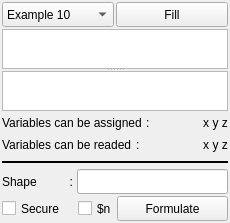
<?xml version="1.0" encoding="UTF-8"?>
<ui version="4.0">
	<class>WindowMain</class>
	<widget class="QMainWindow" name="WindowMain">
		<property name="geometry">
			<rect>
				<x>0</x>
				<y>0</y>
				<width>230</width>
				<height>223</height>
			</rect>
		</property>
		<property name="windowTitle">
			<string>Formula</string>
		</property>
		<property name="windowIcon">
			<iconset>
				<normaloff>../icons/ToolSeq.svg</normaloff>../icons/ToolSeq.svg
			</iconset>
		</property>
		<widget class="QWidget" name="Widget_00">
			<layout class="QVBoxLayout" name="verticalLayout">
				<property name="spacing">
					<number>2</number>
				</property>
				<property name="leftMargin">
					<number>2</number>
				</property>
				<property name="topMargin">
					<number>2</number>
				</property>
				<property name="rightMargin">
					<number>2</number>
				</property>
				<property name="bottomMargin">
					<number>2</number>
				</property>
				<item>
					<widget class="QWidget" name="Widget_01" native="true">
						<layout class="QHBoxLayout" name="horizontalLayout_4">
							<property name="spacing">
								<number>2</number>
							</property>
							<property name="leftMargin">
								<number>0</number>
							</property>
							<property name="topMargin">
								<number>0</number>
							</property>
							<property name="rightMargin">
								<number>0</number>
							</property>
							<property name="bottomMargin">
								<number>0</number>
							</property>
							<item>
								<widget class="QComboBox" name="Combo_CutType">
									<property name="sizePolicy">
										<sizepolicy hsizetype="Ignored" vsizetype="Ignored">
											<horstretch>0</horstretch>
											<verstretch>0</verstretch>
										</sizepolicy>
									</property>
									<property name="minimumSize">
										<size>
											<width>0</width>
											<height>25</height>
										</size>
									</property>
									<property name="currentIndex">
										<number>9</number>
									</property>
									<item>
										<property name="text">
											<string>Example 01</string>
										</property>
									</item>
									<item>
										<property name="text">
											<string>Example 02</string>
										</property>
									</item>
									<item>
										<property name="text">
											<string>Example 03</string>
										</property>
									</item>
									<item>
										<property name="text">
											<string>Example 04</string>
										</property>
									</item>
									<item>
										<property name="text">
											<string>Example 05</string>
										</property>
									</item>
									<item>
										<property name="text">
											<string>Example 06</string>
										</property>
									</item>
									<item>
										<property name="text">
											<string>Example 07</string>
										</property>
									</item>
									<item>
										<property name="text">
											<string>Example 08</string>
										</property>
									</item>
									<item>
										<property name="text">
											<string>Example 09</string>
										</property>
									</item>
									<item>
										<property name="text">
											<string>Example 10</string>
										</property>
									</item>
									<item>
										<property name="text">
											<string>Example 11</string>
										</property>
									</item>
									<item>
										<property name="text">
											<string>Example 12</string>
										</property>
									</item>
									<item>
										<property name="text">
											<string>Example 13</string>
										</property>
									</item>
									<item>
										<property name="text">
											<string>Example 14</string>
										</property>
									</item>
									<item>
										<property name="text">
											<string>Example 15</string>
										</property>
									</item>
									<item>
										<property name="text">
											<string>Example 16</string>
										</property>
									</item>
								</widget>
							</item>
							<item>
								<widget class="QPushButton" name="Button_Fill">
									<property name="sizePolicy">
										<sizepolicy hsizetype="Ignored" vsizetype="Ignored">
											<horstretch>0</horstretch>
											<verstretch>0</verstretch>
										</sizepolicy>
									</property>
									<property name="minimumSize">
										<size>
											<width>0</width>
											<height>25</height>
										</size>
									</property>
									<property name="text">
										<string>Fill</string>
									</property>
								</widget>
							</item>
						</layout>
					</widget>
				</item>
				<item>
					<widget class="QWidget" name="Widget_02" native="true">
						<layout class="QVBoxLayout" name="verticalLayout_2">
							<property name="spacing">
								<number>0</number>
							</property>
							<property name="leftMargin">
								<number>0</number>
							</property>
							<property name="topMargin">
								<number>0</number>
							</property>
							<property name="rightMargin">
								<number>0</number>
							</property>
							<property name="bottomMargin">
								<number>0</number>
							</property>
							<item>
								<widget class="QSplitter" name="splitter">
									<property name="orientation">
										<enum>Qt::Vertical</enum>
									</property>
									<property name="handleWidth">
										<number>2</number>
									</property>
									<widget class="QPlainTextEdit" name="Text_PreFormula">
										<property name="sizePolicy">
											<sizepolicy hsizetype="Ignored" vsizetype="Expanding">
												<horstretch>0</horstretch>
												<verstretch>0</verstretch>
											</sizepolicy>
										</property>
										<property name="minimumSize">
											<size>
												<width>0</width>
												<height>25</height>
											</size>
										</property>
										<property name="font">
											<font>
												<family>Source Code Variable</family>
												<pointsize>9</pointsize>
											</font>
										</property>
										<property name="lineWrapMode">
											<enum>QPlainTextEdit::NoWrap</enum>
										</property>
									</widget>
									<widget class="QPlainTextEdit" name="Text_Formula">
										<property name="sizePolicy">
											<sizepolicy hsizetype="Ignored" vsizetype="Expanding">
												<horstretch>0</horstretch>
												<verstretch>0</verstretch>
											</sizepolicy>
										</property>
										<property name="minimumSize">
											<size>
												<width>0</width>
												<height>25</height>
											</size>
										</property>
										<property name="font">
											<font>
												<family>Source Code Variable</family>
												<pointsize>9</pointsize>
											</font>
										</property>
										<property name="lineWrapMode">
											<enum>QPlainTextEdit::NoWrap</enum>
										</property>
									</widget>
								</widget>
							</item>
						</layout>
					</widget>
				</item>
				<item>
					<widget class="QWidget" name="Widget_03" native="true">
						<layout class="QHBoxLayout" name="horizontalLayout_3">
							<property name="spacing">
								<number>4</number>
							</property>
							<property name="leftMargin">
								<number>0</number>
							</property>
							<property name="topMargin">
								<number>0</number>
							</property>
							<property name="rightMargin">
								<number>0</number>
							</property>
							<property name="bottomMargin">
								<number>0</number>
							</property>
							<item>
								<widget class="QLabel" name="Label_1">
									<property name="sizePolicy">
										<sizepolicy hsizetype="Fixed" vsizetype="Ignored">
											<horstretch>0</horstretch>
											<verstretch>0</verstretch>
										</sizepolicy>
									</property>
									<property name="minimumSize">
										<size>
											<width>0</width>
											<height>20</height>
										</size>
									</property>
									<property name="text">
										<string>Variables can be assigned</string>
									</property>
								</widget>
							</item>
							<item>
								<widget class="QLabel" name="label_5">
									<property name="sizePolicy">
										<sizepolicy hsizetype="Ignored" vsizetype="Ignored">
											<horstretch>0</horstretch>
											<verstretch>0</verstretch>
										</sizepolicy>
									</property>
									<property name="minimumSize">
										<size>
											<width>0</width>
											<height>20</height>
										</size>
									</property>
									<property name="text">
										<string>:</string>
									</property>
								</widget>
							</item>
							<item>
								<widget class="QLabel" name="label_6">
									<property name="sizePolicy">
										<sizepolicy hsizetype="Fixed" vsizetype="Ignored">
											<horstretch>0</horstretch>
											<verstretch>0</verstretch>
										</sizepolicy>
									</property>
									<property name="minimumSize">
										<size>
											<width>0</width>
											<height>20</height>
										</size>
									</property>
									<property name="text">
										<string>x y z</string>
									</property>
									<property name="alignment">
										<set>Qt::AlignCenter</set>
									</property>
								</widget>
							</item>
						</layout>
					</widget>
				</item>
				<item>
					<widget class="QWidget" name="Widget_04" native="true">
						<layout class="QHBoxLayout" name="horizontalLayout_6">
							<property name="spacing">
								<number>4</number>
							</property>
							<property name="leftMargin">
								<number>0</number>
							</property>
							<property name="topMargin">
								<number>0</number>
							</property>
							<property name="rightMargin">
								<number>0</number>
							</property>
							<property name="bottomMargin">
								<number>0</number>
							</property>
							<item>
								<widget class="QLabel" name="Label_2">
									<property name="sizePolicy">
										<sizepolicy hsizetype="Fixed" vsizetype="Ignored">
											<horstretch>0</horstretch>
											<verstretch>0</verstretch>
										</sizepolicy>
									</property>
									<property name="minimumSize">
										<size>
											<width>0</width>
											<height>20</height>
										</size>
									</property>
									<property name="text">
										<string>Variables can be readed</string>
									</property>
								</widget>
							</item>
							<item>
								<widget class="QLabel" name="label_7">
									<property name="sizePolicy">
										<sizepolicy hsizetype="Ignored" vsizetype="Ignored">
											<horstretch>0</horstretch>
											<verstretch>0</verstretch>
										</sizepolicy>
									</property>
									<property name="minimumSize">
										<size>
											<width>0</width>
											<height>20</height>
										</size>
									</property>
									<property name="text">
										<string>:</string>
									</property>
								</widget>
							</item>
							<item>
								<widget class="QLabel" name="Label_Variables">
									<property name="sizePolicy">
										<sizepolicy hsizetype="Fixed" vsizetype="Ignored">
											<horstretch>0</horstretch>
											<verstretch>0</verstretch>
										</sizepolicy>
									</property>
									<property name="minimumSize">
										<size>
											<width>0</width>
											<height>20</height>
										</size>
									</property>
									<property name="text">
										<string>x y z</string>
									</property>
									<property name="alignment">
										<set>Qt::AlignCenter</set>
									</property>
								</widget>
							</item>
						</layout>
					</widget>
				</item>
				<item>
					<widget class="Line" name="Widget_05">
						<property name="sizePolicy">
							<sizepolicy hsizetype="Ignored" vsizetype="Fixed">
								<horstretch>0</horstretch>
								<verstretch>0</verstretch>
							</sizepolicy>
						</property>
						<property name="minimumSize">
							<size>
								<width>0</width>
								<height>10</height>
							</size>
						</property>
						<property name="frameShadow">
							<enum>QFrame::Plain</enum>
						</property>
						<property name="lineWidth">
							<number>2</number>
						</property>
						<property name="orientation">
							<enum>Qt::Horizontal</enum>
						</property>
					</widget>
				</item>
				<item>
					<widget class="QWidget" name="Widget_06" native="true">
						<layout class="QHBoxLayout" name="horizontalLayout_8" stretch="1,2">
							<property name="spacing">
								<number>0</number>
							</property>
							<property name="leftMargin">
								<number>0</number>
							</property>
							<property name="topMargin">
								<number>0</number>
							</property>
							<property name="rightMargin">
								<number>0</number>
							</property>
							<property name="bottomMargin">
								<number>0</number>
							</property>
							<item>
								<widget class="QWidget" name="Widget_Shape" native="true">
									<property name="sizePolicy">
										<sizepolicy hsizetype="Ignored" vsizetype="Preferred">
											<horstretch>0</horstretch>
											<verstretch>0</verstretch>
										</sizepolicy>
									</property>
									<layout class="QHBoxLayout" name="horizontalLayout_5">
										<property name="spacing">
											<number>4</number>
										</property>
										<property name="leftMargin">
											<number>0</number>
										</property>
										<property name="topMargin">
											<number>0</number>
										</property>
										<property name="rightMargin">
											<number>4</number>
										</property>
										<property name="bottomMargin">
											<number>0</number>
										</property>
										<item>
											<widget class="QLabel" name="label_2">
												<property name="sizePolicy">
													<sizepolicy hsizetype="Ignored" vsizetype="Ignored">
														<horstretch>0</horstretch>
														<verstretch>0</verstretch>
													</sizepolicy>
												</property>
												<property name="minimumSize">
													<size>
														<width>0</width>
														<height>25</height>
													</size>
												</property>
												<property name="text">
													<string>Shape</string>
												</property>
											</widget>
										</item>
										<item>
											<widget class="QLabel" name="label_3">
												<property name="sizePolicy">
													<sizepolicy hsizetype="Fixed" vsizetype="Ignored">
														<horstretch>0</horstretch>
														<verstretch>0</verstretch>
													</sizepolicy>
												</property>
												<property name="minimumSize">
													<size>
														<width>0</width>
														<height>25</height>
													</size>
												</property>
												<property name="text">
													<string>:</string>
												</property>
												<property name="alignment">
													<set>Qt::AlignRight|Qt::AlignTrailing|Qt::AlignVCenter</set>
												</property>
											</widget>
										</item>
									</layout>
								</widget>
							</item>
							<item>
								<widget class="QLineEdit" name="Line_Shape">
									<property name="sizePolicy">
										<sizepolicy hsizetype="Ignored" vsizetype="Ignored">
											<horstretch>0</horstretch>
											<verstretch>0</verstretch>
										</sizepolicy>
									</property>
									<property name="minimumSize">
										<size>
											<width>0</width>
											<height>25</height>
										</size>
									</property>
									<property name="alignment">
										<set>Qt::AlignCenter</set>
									</property>
								</widget>
							</item>
						</layout>
					</widget>
				</item>
				<item>
					<widget class="QWidget" name="Widget_07" native="true">
						<layout class="QHBoxLayout" name="horizontalLayout" stretch="2,1,3">
							<property name="spacing">
								<number>2</number>
							</property>
							<property name="leftMargin">
								<number>0</number>
							</property>
							<property name="topMargin">
								<number>0</number>
							</property>
							<property name="rightMargin">
								<number>0</number>
							</property>
							<property name="bottomMargin">
								<number>0</number>
							</property>
							<item>
								<widget class="QCheckBox" name="Check_Secure">
									<property name="sizePolicy">
										<sizepolicy hsizetype="Ignored" vsizetype="Ignored">
											<horstretch>0</horstretch>
											<verstretch>0</verstretch>
										</sizepolicy>
									</property>
									<property name="minimumSize">
										<size>
											<width>0</width>
											<height>25</height>
										</size>
									</property>
									<property name="text">
										<string>Secure</string>
									</property>
								</widget>
							</item>
							<item>
								<widget class="QCheckBox" name="Check_VariableN">
									<property name="sizePolicy">
										<sizepolicy hsizetype="Ignored" vsizetype="Ignored">
											<horstretch>0</horstretch>
											<verstretch>0</verstretch>
										</sizepolicy>
									</property>
									<property name="minimumSize">
										<size>
											<width>0</width>
											<height>25</height>
										</size>
									</property>
									<property name="text">
										<string>$n</string>
									</property>
								</widget>
							</item>
							<item>
								<widget class="QPushButton" name="Button_Formulate">
									<property name="sizePolicy">
										<sizepolicy hsizetype="Ignored" vsizetype="Ignored">
											<horstretch>0</horstretch>
											<verstretch>0</verstretch>
										</sizepolicy>
									</property>
									<property name="minimumSize">
										<size>
											<width>0</width>
											<height>25</height>
										</size>
									</property>
									<property name="text">
										<string>Formulate</string>
									</property>
								</widget>
							</item>
						</layout>
					</widget>
				</item>
			</layout>
		</widget>
	</widget>
	<resources>
		<include location="ToolSeq.qrc"/>
	</resources>
	<connections/>
</ui>
